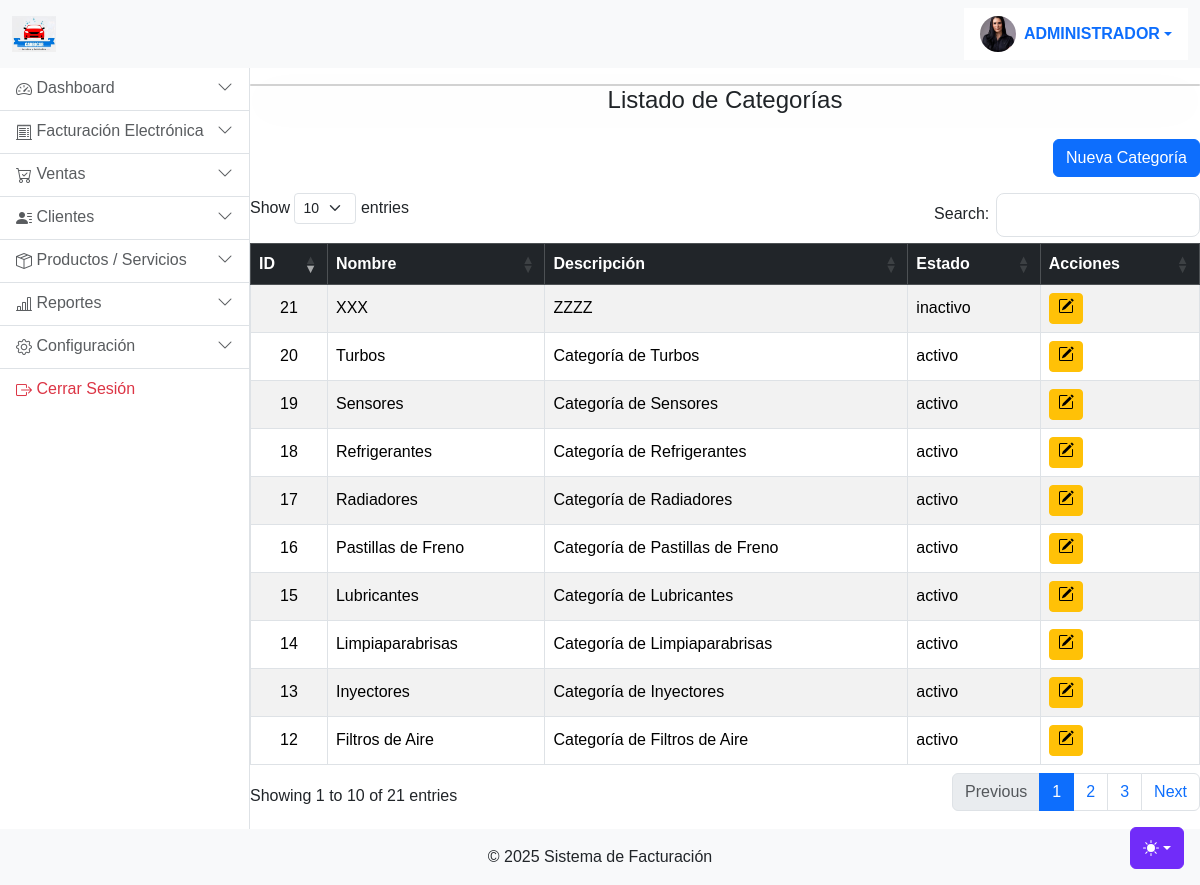
Screenshot of /prod_categ.php (signed in) with the database file from the repository.
### tables this page shows
CREATE TABLE IF NOT EXISTS `categorias` (
  `id_categoria` int(11) NOT NULL AUTO_INCREMENT,
  `nombre_categoria` varchar(100) NOT NULL,
  `descripcion` text NOT NULL,
  `estado` enum('activo','inactivo','eliminado') NOT NULL DEFAULT 'activo',
  `fecha_creacion` timestamp NOT NULL DEFAULT current_timestamp(),
  PRIMARY KEY (`id_categoria`)
);

### cx/f_cx.php (called while the page is built, shortened)
<?php
    function ejecutarConsultaSegura($sql, $params = [], $soloUno = false) {
        try {
            $db = conectarDB();
            $stmt = $db->prepare($sql);
            $stmt->execute();
            if (preg_match('/^\s*(SELECT|SHOW|DESCRIBE|PRAGMA)/i', $sql)) {
                return $soloUno ? $stmt->fetch(PDO::FETCH_ASSOC) : $stmt->fetchAll(PDO::FETCH_ASSOC);
            } else {
                return [
                    'filas_afectadas' => $stmt->rowCount(),
                    'last_insert_id' => $db->lastInsertId()
                ];
            }
        } catch (PDOException $e) {
            throw $e;
        }
    }
?>

### prod_categ.php (the view, shortened to what this page needs)
<?php
  include_once 'header.php';
  include_once "cx/f_cx.php";
  $q = "SELECT c.id_categoria,c.nombre_categoria,c.descripcion,c.estado FROM facturacion.categorias AS c";
  $r = ejecutarConsultaSegura($q);
?>
<div class="card shadow-lg animate__animated animate__fadeIn"></div>
  <div class="card-body">
    <h4 class="card-title mb-4 text-center">Listado de Categorías</h4>
    <div class="mb-3 text-end">
      <button id="btn-nueva-categoria" class="btn btn-primary">Nueva Categoría</button>
    </div>
    <div class="table-responsive">
      <table id="tabla-productos" class="table table-striped table-bordered table-hover align-middle">
        <thead class="table-dark text-center">
          <tr>
            <th>ID</th>
            <th>Nombre</th>
            <th>Descripción</th>
            <th>Estado</th>
            <th>Acciones</th>
          </tr>
        </thead>
        <tbody>
          <?php if (!empty($r)): ?>
            <?php foreach ($r as $p): ?>
              <tr>
                <td class="text-center"><?= $p['id_categoria'] ?></td>
                <td><?= htmlspecialchars($p['nombre_categoria']) ?></td>
                <td><?= htmlspecialchars($p['descripcion']) ?></td>
                <td><?= htmlspecialchars($p['estado']) ?></td>
                <td>
                  <button class="btn btn-warning btn-sm modificar-categoria"></button>
                </td>
              </tr>
            <?php endforeach; ?>
          <?php else: ?>
            <tr>
              <td colspan="5" class="text-center text-muted">No se encontraron categorías</td>
            </tr>
          <?php endif; ?>
        </tbody>
      </table>
    </div>
  </div>
</div>
<?php include_once 'footer.php'; ?>

### header.php (style rules this page uses)
body { background-color: var(--bs-body-bg); display: flex; flex-direction: column; min-height: 100vh; transition: background-color 0.3s ease; font-family: 'Mont', sans-serif; animation: fadeIn 1s ease-out; overflow-x: hidden; }
.bi { vertical-align: -.125em; fill: currentColor; }

### rows the page displays
categorias: id_categoria "12", nombre_categoria "Filtros de Aire", descripcion "Categoría de Filtros de Aire", estado "activo"
categorias: id_categoria "13", nombre_categoria "Inyectores", descripcion "Categoría de Inyectores", estado "activo"
categorias: id_categoria "14", nombre_categoria "Limpiaparabrisas", descripcion "Categoría de Limpiaparabrisas", estado "activo"
categorias: id_categoria "15", nombre_categoria "Lubricantes", descripcion "Categoría de Lubricantes", estado "activo"
categorias: id_categoria "16", nombre_categoria "Pastillas de Freno", descripcion "Categoría de Pastillas de Freno", estado "activo"
categorias: id_categoria "17", nombre_categoria "Radiadores", descripcion "Categoría de Radiadores", estado "activo"
categorias: id_categoria "18", nombre_categoria "Refrigerantes", descripcion "Categoría de Refrigerantes", estado "activo"
categorias: id_categoria "19", nombre_categoria "Sensores", descripcion "Categoría de Sensores", estado "activo"
categorias: id_categoria "20", nombre_categoria "Turbos", descripcion "Categoría de Turbos", estado "activo"
categorias: id_categoria "21", nombre_categoria "XXX", descripcion "ZZZZ", estado "inactivo"

### other values shown
$_SESSION["nombre"] "ADMINISTRADOR"
